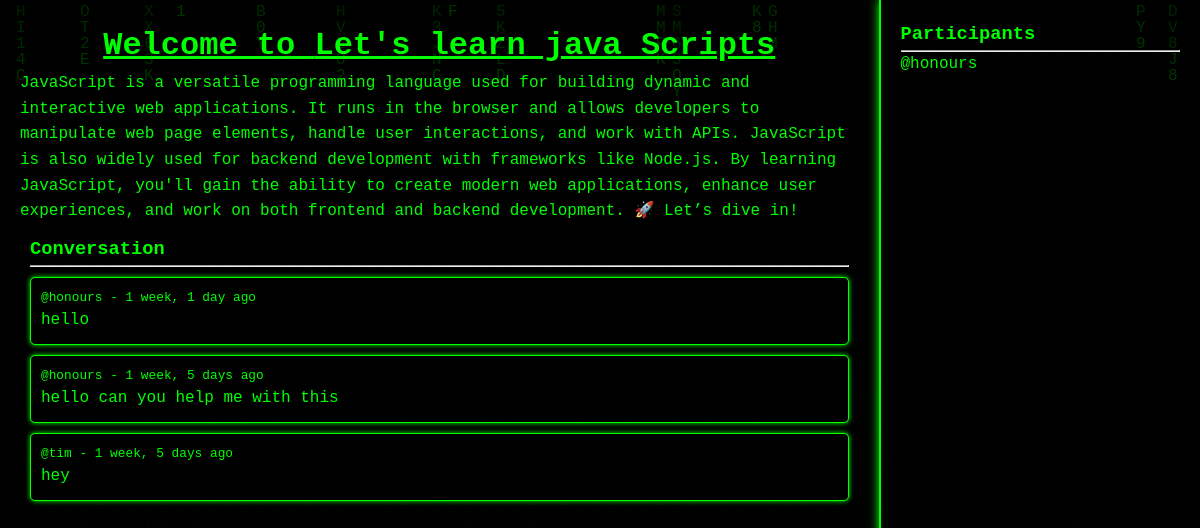
The page /room/1/ on the database its author committed.
### base/models.py (models this page shows, shortened)
class Room(models.Model):
    host = models.ForeignKey(User,on_delete=models.SET_NULL ,null = True)
    topic =  models.ForeignKey(Topic,on_delete=models.SET_NULL ,null = True)
    name = models.CharField(max_length=200)
    description = models.TextField(null=True , blank=True)
    participants = models.ManyToManyField(
         User , related_name='participants', blank= True)
    updated = models.DateTimeField(auto_now=True)
    created = models.DateTimeField(auto_now_add= True)
    class Meta:
         ordering = ['-updated','-created']

class Message(models.Model):
        user =  models.ForeignKey(User , on_delete=models.CASCADE)
        room =   models.ForeignKey(Room ,on_delete=models.CASCADE)
        body = models.TextField()
        updated = models.DateTimeField(auto_now=True)
        created = models.DateTimeField(auto_now_add= True)
        class Meta:
             ordering = ['-updated','-created']

### base/views.py (the view, shortened to what this page needs)
# urls.py: path('room/<str:pk>/', views.room, name='room'),  # Room page with dynamic ID
def room(request, pk):
    room = Room.objects.get(id=pk)  # Fetch room by primary key (id)
    room_messages = room.message_set.all().order_by('-created')
    participants = room.participants.all()
    context = {'room': room , 'room_messages' : room_messages ,
               'participants': participants}
    return render(request, 'base/room.html', context)  # Render room page

### base/templates/base/room.html (shortened to what this page needs)
{% extends 'base/main.html' %}
{% block content %}
<div class="matrix-overlay">
</div>
<div class="room-container">
    <div class="chat-section">
        <h1><center><u>Welcome to {{ room.name }}</u></center></h1>
        <p>{{ room.description }}</p>
        <div class="message-box">
            <h3>Conversation</h3>
            <hr>
            {% for message in room_messages %}
            <div class="message">
                <small>@{{ message.user }} - {{ message.created|timesince }} ago</small>
                <p>{{ message.body }}</p>
            </div>
            {% endfor %}
        </div>
    </div>
    <div class="participant-section">
        <h3>Participants</h3>
        <hr>
        {% for user in participants %}
        <div>
            <p>@{{ user.username }}</p>
        </div>
        {% endfor %}
    </div>
</div>
{% endblock content %}

### base/templates/base/main.html (shortened to what this page needs)
{% load static %}
<!DOCTYPE html>
<html lang="en">
<head>
    <link rel="stylesheet" href="{% static 'base/style.css'%}">
</head>
<body>
    <div class="main-content">
    {% block content %}
    {% endblock %}
</div>
</body>
</html>

### base/static/base/style.css (style rules this page uses)
:root { --primary-color: #00ff00; --secondary-color: #00cc00; --background-color: #1e1f22; --sidebar-bg: #000000; --channel-bg: #000000; --card-bg: #383a40; --text-color: #00ff00; --text-muted: #949ba4; --border-color: #26282c; --hover-color: #404249; --shadow: 0 0 10px rgba(0, 255, 0, 0.2); --glow: 0 0 5px rgba(0, 255, 0, 0.5); --delete-color: #ff3333; --delete-hover: #ff0000; }
* { margin: 0; padding: 0; box-sizing: border-box; }
body { font-family: 'Share Tech Mono', monospace; background: url('image.png') no-repeat center center fixed; background-size: cover; color: var(--text-color); line-height: 1.6; height: 100vh; overflow: hidden; }
.main-content { display: flex; height: 100vh; position: relative; z-index: 1; background: rgba(0, 0, 0, 0.7); backdrop-filter: blur(3px); }

### base/templates/base/room.html (style rules this page uses)
* { margin: 0; padding: 0; box-sizing: border-box; }
html, body { width: 100%; height: 100%; background-color: black; color: #00ff00; font-family: 'Courier New', monospace; overflow: hidden; }
.room-container { display: flex; width: 100%; height: 100%; }
.chat-section { flex: 3; display: flex; flex-direction: column; justify-content: space-between; overflow: hidden; padding: 20px; background: rgba(0, 0, 0, 0.8); box-shadow: 0 0 10px #00ff00; }
.participant-section { flex: 1; padding: 20px; border-left: 2px solid #00ff00; background: rgba(0, 0, 0, 0.8); box-shadow: 0 0 10px #00ff00; overflow-y: auto; }
.message-box { flex-grow: 1; overflow-y: auto; padding: 10px; }
.message { background: black; padding: 10px; border-radius: 5px; border: 1px solid #00ff00; margin: 10px 0; box-shadow: 0 0 5px #00ff00; }
.message small { display: block; font-size: 0.8rem; color: #00ff00; }
.matrix-overlay { position: fixed; top: 0; left: 0; width: 100%; height: 100%; z-index: -1; }

### rows shown on the page
Room: name "Let's learn java Scripts", description "JavaScript is a versatile programming language used for building dynamic and interactive web applications. It runs in the browser and allows developers to manipulate web page elements, handle user interactions, and work with APIs. JavaScript is also widely used for backend development with frameworks like Node.js. By learning JavaScript, you'll gain the ability to create modern web applications, enhance user experiences, and work on both frontend and backend development. 🚀 Let’s dive in!"
Message: user "honours", created "1 week, 1 day", body "hello"
Message: user "honours", created "1 week, 5 days", body "hello can you help me with this"
Message: user "tim", created "1 week, 5 days", body "hey"

### other values the page prints
{{ user.username }} "honours"
